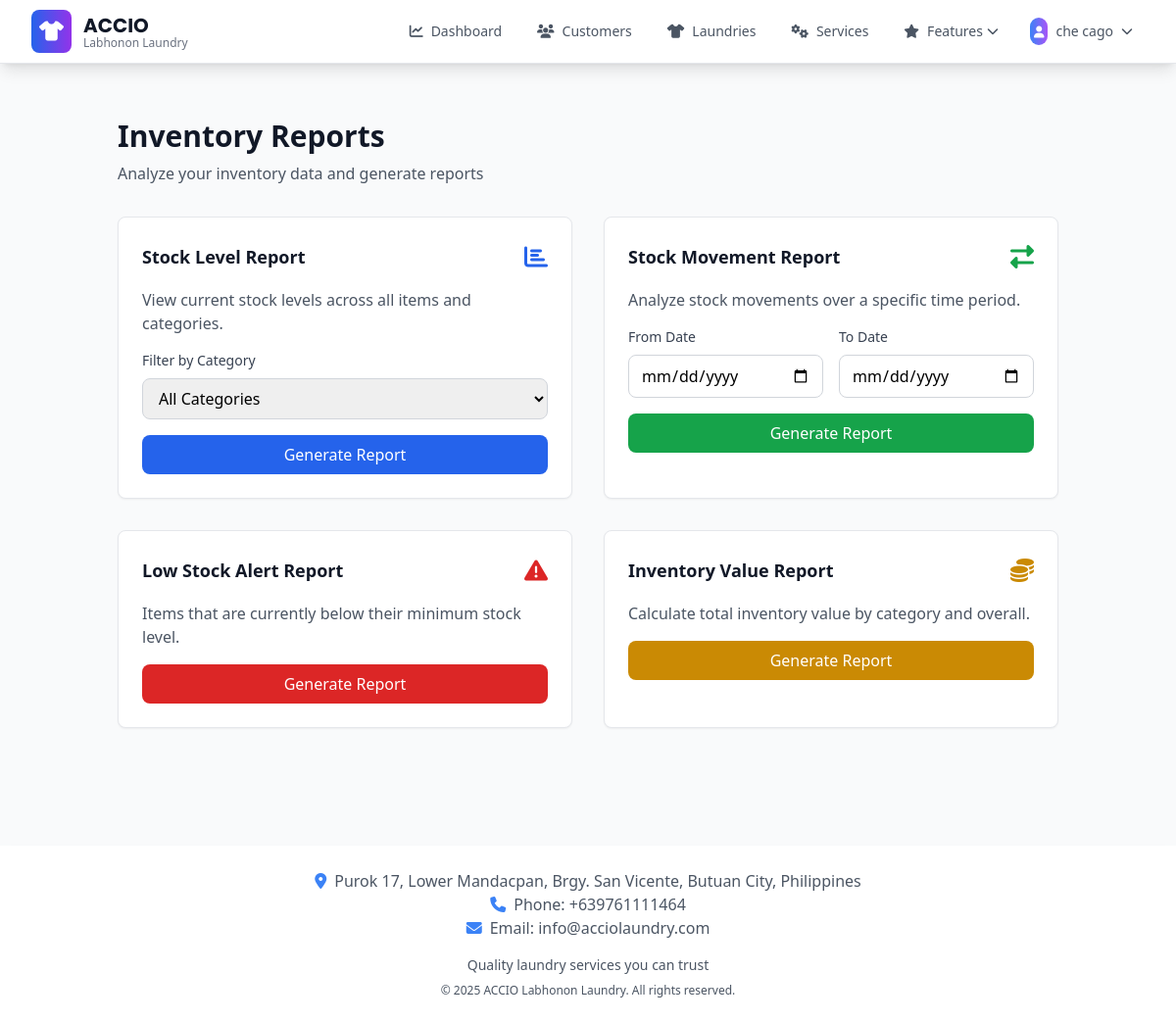
The page /inventory/reports (signed in) on the database its author committed.
### app/models.py (models this page shows, shortened)
class BusinessSettings(db.Model):
    id = db.Column(db.Integer, primary_key=True)
    business_name = db.Column(db.String(200), default="ACCIO")
    business_tagline = db.Column(db.String(200), default="Labhonon Laundry")
    business_description = db.Column(
        db.Text, default="Professional laundry services with quality care"
    )
    phone = db.Column(db.String(50), default="+639761111464")
    email = db.Column(db.String(150), default="info@acciolaundry.com")
    address = db.Column(
        db.Text,
        default="Purok 17, Lower Mandacpan, Brgy. San Vicente, Butuan City, Philippines",
    )
    operating_hours = db.Column(db.Text, default="Monday - Sunday: 6:00 AM - 8:00 PM")
    footer_text = db.Column(db.Text, default="Quality laundry services you can trust")
    copyright_text = db.Column(
        db.String(200), default="© 2025 ACCIO Labhonon Laundry. All rights reserved."
    )
    facebook_url = db.Column(db.String(255))
    instagram_url = db.Column(db.String(255))
    website_url = db.Column(db.String(255))
    currency_symbol = db.Column(db.String(10), default="₱")
    date_format = db.Column(db.String(20), default="%B %d, %Y")
    timezone = db.Column(db.String(50), default="Asia/Manila")
    created_at = db.Column(db.DateTime, default=datetime.utcnow)
    updated_at = db.Column(
        db.DateTime, default=datetime.utcnow, onupdate=datetime.utcnow
    )
    updated_by = db.Column(db.Integer, db.ForeignKey("user.id"))
    updated_by_user = db.relationship("User", backref="business_settings_updates")
    @staticmethod
    def get_settings():
        settings = BusinessSettings.query.first()
        if not settings:
            settings = BusinessSettings()
            db.session.add(settings)
            db.session.commit()
        return settings

class User(db.Model, UserMixin):
    id = db.Column(db.Integer, primary_key=True)
    email = db.Column(db.String(150), unique=True)
    password = db.Column(db.String(150))
    full_name = db.Column(db.String(150))
    phone = db.Column(db.String(20))
    role = db.Column(
        db.String(20), default="user"
    )  # 'super_admin', 'admin', 'manager', 'user'
    is_active = db.Column(db.Boolean, default=True)
    must_change_password = db.Column(db.Boolean, default=False)
    date_created = db.Column(db.DateTime, default=datetime.utcnow)
    def is_admin(self):
        return self.role in ["admin", "super_admin"]
    def is_manager(self):
        return self.role in ["manager", "admin", "super_admin"]
    def is_super_admin(self):
        return self.role == "super_admin"

### app/inventory.py (the view, shortened to what this page needs)
@inventory.route("/reports")
@login_required
def reports():
    report_type = request.args.get("report_type")
    report_data = None
    report_summary = {}
    report_title = ""
    categories = InventoryCategory.query.order_by(InventoryCategory.name).all()
    return render_template(
        "inventory/reports.html",
        categories=categories,
        report_data=report_data,
        report_summary=report_summary,
        report_title=report_title,
    )

### app/__init__.py (called while the page is built)
@login_manager.user_loader
def load_user(id):
    from .models import User
    return User.query.get(int(id))

### app/inventory.py (called while the page is built)
@inventory.before_request
@login_required
def _inventory_access_guard():
    if not current_user.is_manager():
        flash("You do not have permission to access inventory.", "error")
        return redirect(url_for("views.dashboard"))

### app/templates/inventory/reports.html (shortened to what this page needs)
{% extends "base.html" %}
{% block content %}
<div class="container mx-auto px-4 sm:px-6 lg:px-8 py-8">
    <div class="mb-8">
        <h1 class="text-3xl font-bold text-gray-900 mb-2">Inventory Reports</h1>
        <p class="text-gray-600">Analyze your inventory data and generate reports</p>
    </div>
    <div class="grid grid-cols-1 lg:grid-cols-2 gap-8 mb-8">
        <div class="bg-white rounded-lg shadow-sm border border-gray-200 p-6">
            <div class="flex items-center justify-between mb-4">
                <h3 class="text-lg font-semibold text-gray-900">Stock Level Report</h3>
                <i class="fas fa-chart-bar text-blue-600 text-2xl"></i>
            </div>
            <p class="text-gray-600 mb-4">View current stock levels across all items and categories.</p>
            <form method="GET" action="{{ url_for('inventory.reports') }}">
                <div class="mb-4">
                    <label class="block text-sm font-medium text-gray-700 mb-2">Filter by Category</label>
                    <select name="category_id" class="w-full px-3 py-2 border border-gray-300 rounded-lg focus:ring-2 focus:ring-blue-500 focus:border-transparent">
                        <option value="">All Categories</option>
                    </select>
                </div>
                <button type="submit" class="w-full bg-blue-600 hover:bg-blue-700 text-white py-2 px-4 rounded-lg transition-colors duration-200">
                    Generate Report
                </button>
            </form>
        </div>
        <div class="bg-white rounded-lg shadow-sm border border-gray-200 p-6">
            <div class="flex items-center justify-between mb-4">
                <h3 class="text-lg font-semibold text-gray-900">Stock Movement Report</h3>
                <i class="fas fa-exchange-alt text-green-600 text-2xl"></i>
            </div>
            <p class="text-gray-600 mb-4">Analyze stock movements over a specific time period.</p>
            <form method="GET" action="{{ url_for('inventory.reports') }}">
                <div class="grid grid-cols-2 gap-4 mb-4">
                    <div>
                        <label class="block text-sm font-medium text-gray-700 mb-2">From Date</label>
                        <input type="date" name="date_from" value="{{ request.args.get('date_from', '') }}"
                               class="w-full px-3 py-2 border border-gray-300 rounded-lg focus:ring-2 focus:ring-blue-500 focus:border-transparent">
                    </div>
                    <div>
                        <label class="block text-sm font-medium text-gray-700 mb-2">To Date</label>
                        <input type="date" name="date_to" value="{{ request.args.get('date_to', '') }}"
                               class="w-full px-3 py-2 border border-gray-300 rounded-lg focus:ring-2 focus:ring-blue-500 focus:border-transparent">
                    </div>
                </div>
                <button type="submit" class="w-full bg-green-600 hover:bg-green-700 text-white py-2 px-4 rounded-lg transition-colors duration-200">
                    Generate Report
                </button>
            </form>
        </div>
        <div class="bg-white rounded-lg shadow-sm border border-gray-200 p-6">
            <div class="flex items-center justify-between mb-4">
                <h3 class="text-lg font-semibold text-gray-900">Low Stock Alert Report</h3>
                <i class="fas fa-exclamation-triangle text-red-600 text-2xl"></i>
            </div>
            <p class="text-gray-600 mb-4">Items that are currently below their minimum stock level.</p>
            <form method="GET" action="{{ url_for('inventory.reports') }}">
                <button type="submit" class="w-full bg-red-600 hover:bg-red-700 text-white py-2 px-4 rounded-lg transition-colors duration-200">
                    Generate Report
                </button>
            </form>
        </div>
        <div class="bg-white rounded-lg shadow-sm border border-gray-200 p-6">
            <div class="flex items-center justify-between mb-4">
                <h3 class="text-lg font-semibold text-gray-900">Inventory Value Report</h3>
                <i class="fas fa-coins text-yellow-600 text-2xl"></i>
            </div>
            <p class="text-gray-600 mb-4">Calculate total inventory value by category and overall.</p>
            <form method="GET" action="{{ url_for('inventory.reports') }}">
                <button type="submit" class="w-full bg-yellow-600 hover:bg-yellow-700 text-white py-2 px-4 rounded-lg transition-colors duration-200">
                    Generate Report
                </button>
            </form>
        </div>
    </div>
</div>
{% endblock %}

### app/templates/base.html (shortened to what this page needs)
<!DOCTYPE html>
<html lang="en">
<head>
    <script src="https://cdn.tailwindcss.com"></script>
    <link rel="stylesheet" href="https://cdnjs.cloudflare.com/ajax/libs/font-awesome/6.4.0/css/all.min.css">
</head>
<body class="bg-gray-50 font-sans" data-authenticated="{% if current_user.is_authenticated %}true{% else %}false{% endif %}">
    <nav class="bg-white shadow-lg border-b border-gray-200 sticky top-0 left-0 w-full z-50">
        <div class="max-w-7xl mx-auto px-4 sm:px-6 lg:px-8">
            <div class="flex justify-between items-center h-16">
                <div class="flex items-center flex-shrink-0">
                    <div class="flex-shrink-0 flex items-center">
                        <div class="bg-gradient-to-r from-blue-600 to-purple-600 rounded-lg p-2 mr-3">
                            <i class="fas fa-tshirt text-white text-xl"></i>
                        </div>
                        <div>
                            <h1 class="brand-font text-xl font-bold text-gray-900">{{ business_settings.business_name }}</h1>
                            <p class="text-xs text-gray-500 -mt-1">{{ business_settings.business_tagline }}</p>
                        </div>
                    </div>
                </div>
                <div class="hidden md:flex items-center space-x-1 flex-1 justify-end">
                    {% if current_user.is_authenticated %}
                        <a href="{{ url_for('views.dashboard') }}" class="flex items-center px-4 py-2 rounded-lg text-sm font-medium transition-all duration-200 {% if request.endpoint == 'views.dashboard' %}bg-blue-50 text-blue-700 border border-blue-200{% else %}text-gray-600 hover:text-blue-700 hover:bg-blue-50{% endif %}">
                            <i class="fas fa-chart-line mr-2"></i>
                            Dashboard
                        </a>
                        <a href="{{ url_for('customer.list_customers') }}"
                           class="flex items-center px-4 py-2 rounded-lg text-sm font-medium transition-all duration-200
                                  {% if request.endpoint == 'customer.list_customers' %}
                                      bg-blue-50 text-blue-700 border border-blue-200
                                  {% else %}
                                      text-gray-600 hover:text-blue-700 hover:bg-blue-50
                                  {% endif %}">
                            <i class="fas fa-users mr-2"></i>
                            Customers
                        </a>
                        <a href="{{ url_for('laundry.list_laundries') }}"
                           class="flex items-center px-4 py-2 rounded-lg text-sm font-medium transition-all duration-200
                                  {% if request.endpoint == 'laundry.list_laundries' %}
                                      bg-blue-50 text-blue-700 border border-blue-200
                                  {% else %}
                                      text-gray-600 hover:text-blue-700 hover:bg-blue-50
                                  {% endif %}">
                            <i class="fas fa-tshirt mr-2"></i>
                            Laundries
                        </a>
                        {% if current_user.is_admin() %}
                        <a href="{{ url_for('service.list_services') }}"
                           class="flex items-center px-4 py-2 rounded-lg text-sm font-medium transition-all duration-200
                                  {% if request.endpoint == 'service.list_services' %}
                                      bg-blue-50 text-blue-700 border border-blue-200
                                  {% else %}
                                      text-gray-600 hover:text-blue-700 hover:bg-blue-50
                                  {% endif %}">
                            <i class="fas fa-cogs mr-2"></i>
                            Services
                        </a>
                        {% endif %}
                        {% if current_user.is_admin() %}
                        <div class="relative group">
                            <button class="flex items-center px-4 py-2 rounded-lg text-sm font-medium transition-all duration-200
                                         {% if request.endpoint and (request.endpoint.startswith('expenses.') or request.endpoint == 'views.reports' or request.endpoint == 'views.analytics' or request.endpoint.startswith('user_management.')) %}
                                             bg-blue-50 text-blue-700 border border-blue-200
                                         {% else %}
                                             text-gray-600 hover:text-blue-700 hover:bg-blue-50
                                         {% endif %}">
                                <i class="fas fa-star mr-2"></i>
                                Features
                                <i class="fas fa-chevron-down ml-1 text-xs"></i>
                            </button>
                        </div>
                        {% endif %}
                        <div class="relative ml-4 group">
                            <button class="flex items-center px-3 py-2 rounded-lg text-sm font-medium text-gray-600 hover:text-blue-700 hover:bg-blue-50 transition-all duration-200">
                                <div class="bg-gradient-to-r from-blue-500 to-purple-500 rounded-full p-1 mr-2">
                                    <i class="fas fa-user text-white text-xs"></i>
                                </div>
                                {{ current_user.full_name or current_user.email.split('@')[0] }}
                                <i class="fas fa-chevron-down ml-2 text-xs"></i>
                            </button>
                        </div>
                    {% endif %}
                </div>
            </div>
        </div>
    </nav>
    <main class="max-w-7xl mx-auto px-4 py-6">
        {% block content %}{% endblock %}
    </main>
    <footer class="bg-white shadow-lg mt-8">
        <div class="max-w-7xl mx-auto px-4 py-6">
            <div class="text-center text-gray-600">
                <p><i class="fas fa-map-marker-alt mr-2 text-blue-500"></i>{{ business_settings.address }}</p>
                <p><i class="fas fa-phone mr-2 text-blue-500"></i>Phone: {{ business_settings.phone }}</p>
                {% if business_settings.email %}
                <p><i class="fas fa-envelope mr-2 text-blue-500"></i>Email: {{ business_settings.email }}</p>
                {% endif %}
                <div class="mt-4">
                    <p class="text-sm">{{ business_settings.footer_text }}</p>
                    <p class="text-xs mt-2">{{ business_settings.copyright_text }}</p>
                </div>
            </div>
        </div>
    </footer>
</body>
</html>

### app/templates/base.html (style rules this page uses)
body { font-family: 'Inter', sans-serif; }
.brand-font { font-family: 'Poppins', sans-serif; }

### rows shown on the page
BusinessSettings: business_name "ACCIO", business_tagline "Labhonon Laundry", address "Purok 17, Lower Mandacpan, Brgy. San Vicente, Butuan City, Philippines", phone "+639761111464", email "info@acciolaundry.com", footer_text "Quality laundry services you can trust", copyright_text "© 2025 ACCIO Labhonon Laundry. All rights reserved."
User: full_name "che cago"
